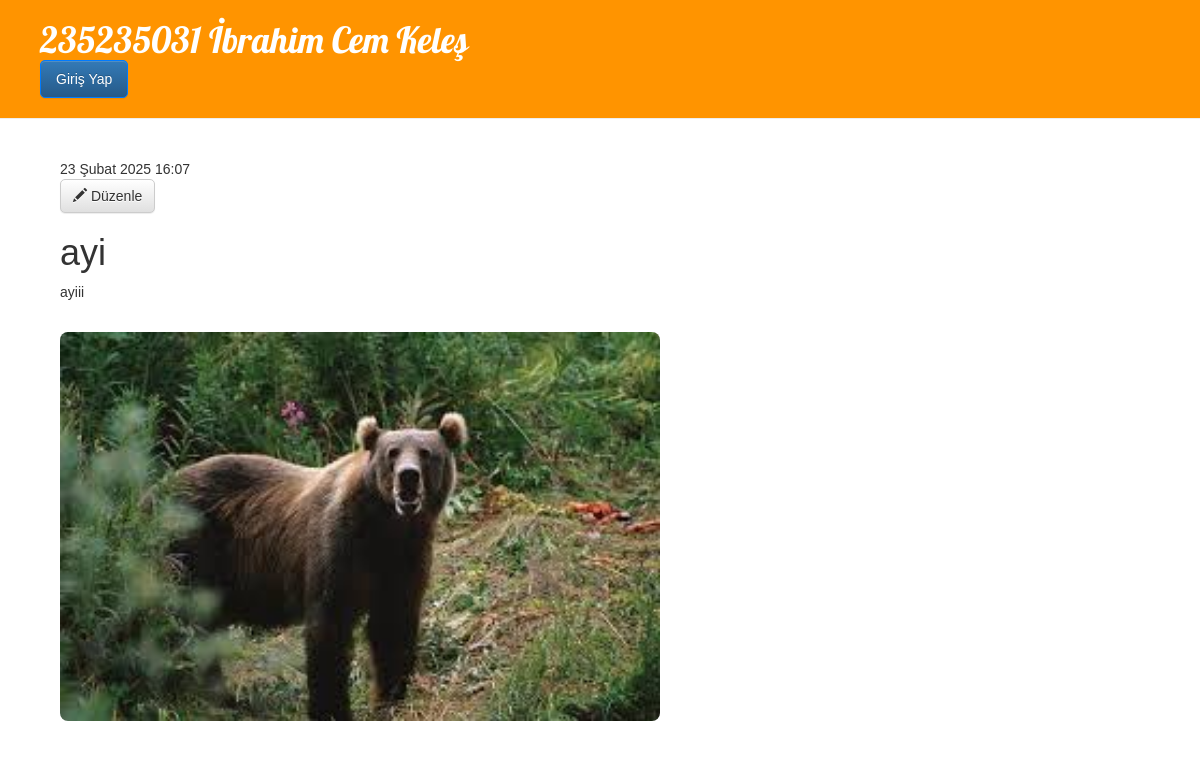
/post/21/, run on the app's committed database.
### blog/models.py (models this page shows, shortened)
class Post(models.Model):
    author = models.ForeignKey(settings.AUTH_USER_MODEL, on_delete=models.CASCADE)
    title = models.CharField(max_length=200)
    text = models.TextField()
    created_date = models.DateTimeField(default=timezone.now)
    published_date = models.DateTimeField(blank=True, null=True)
    image = models.ImageField(upload_to='post_images/', null=True, blank=True)

### blog/views.py (the view)
# urls.py: path('post/<int:pk>/', views.post_detail, name='post_detail'),
def post_detail(request, pk):
    post = get_object_or_404(Post, pk=pk)
    return render(request, 'blog/post_detail.html', {'post': post})

### blog/templates/blog/post_detail.html (shortened to what this page needs)
{% extends 'blog/base.html' %}
{% block content %}
    <div class="post">
        {% if post.published_date %}
            <div class="date">
                {{ post.published_date }}
            </div>
        {% endif %}
        <a class="btn btn-default" href="{% url 'post_edit' pk=post.pk %}">
            <span class="glyphicon glyphicon-pencil"></span> Düzenle
        </a>
        <h1>{{ post.title }}</h1>
        <p>{{ post.text|linebreaksbr }}</p>
        {% if post.image %}
            <img src="{{ post.image.url }}" alt="{{ post.title }}" class="post-image">
        {% endif %}
    </div>
{% endblock %}

### blog/static/css/blog.css (style rules this page uses)
body { font-family: 'Arial', sans-serif; background-color: #ffffff; margin: 0; padding: 0; }
.post-image { width: 100%; max-width: 600px; height: auto; margin-top: 20px; border-radius: 8px; }
.btn { text-align: center; border-radius: 5px; }

### data on the page
Post: published_date "23 Şubat 2025 16:07", title "ayi", text "ayiii", image (picture)
